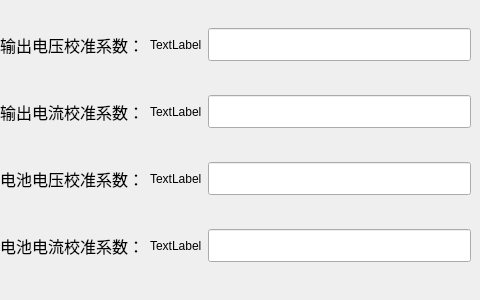
        <widget class="QWidget" name="page_1_4">
         <widget class="QWidget" name="widget_1_4" native="true">
          <property name="geometry">
           <rect>
            <x>0</x>
            <y>0</y>
            <width>471</width>
            <height>291</height>
           </rect>
          </property>
          <layout class="QGridLayout" name="gridLayout_2">
           <item row="0" column="0">
            <widget class="QLabel" name="label_16">
             <property name="font">
              <font>
               <pointsize>12</pointsize>
              </font>
             </property>
             <property name="text">
              <string>输出电压校准系数：</string>
             </property>
            </widget>
           </item>
           <item row="0" column="1">
            <widget class="QLabel" name="Oupt_Vol_Calibration">
             <property name="text">
              <string>TextLabel</string>
             </property>
            </widget>
           </item>
           <item row="0" column="2">
            <widget class="QLineEdit" name="Oupt_Vol_Calibration_Factor">
             <property name="font">
              <font>
               <pointsize>16</pointsize>
              </font>
             </property>
             <property name="focusPolicy">
              <enum>Qt::NoFocus</enum>
             </property>
             <property name="alignment">
              <set>Qt::AlignCenter</set>
             </property>
            </widget>
           </item>
           <item row="1" column="0">
            <widget class="QLabel" name="label_27">
             <property name="enabled">
              <bool>true</bool>
             </property>
             <property name="font">
              <font>
               <pointsize>12</pointsize>
              </font>
             </property>
             <property name="text">
              <string>输出电流校准系数：</string>
             </property>
            </widget>
           </item>
           <item row="1" column="1">
            <widget class="QLabel" name="Oupt_Curr_Calibration">
             <property name="text">
              <string>TextLabel</string>
             </property>
            </widget>
           </item>
           <item row="1" column="2">
            <widget class="QLineEdit" name="Oupt_Curr_Calibration_Factor">
             <property name="font">
              <font>
               <pointsize>16</pointsize>
              </font>
             </property>
             <property name="focusPolicy">
              <enum>Qt::NoFocus</enum>
             </property>
             <property name="alignment">
              <set>Qt::AlignCenter</set>
             </property>
            </widget>
           </item>
           <item row="2" column="0">
            <widget class="QLabel" name="label_8">
             <property name="font">
              <font>
               <pointsize>12</pointsize>
              </font>
             </property>
             <property name="text">
              <string>电池电压校准系数：</string>
             </property>
            </widget>
           </item>
           <item row="2" column="1">
            <widget class="QLabel" name="Batt_Vol_Calibration_Factor_2">
             <property name="text">
              <string>TextLabel</string>
             </property>
            </widget>
           </item>
           <item row="2" column="2">
            <widget class="QLineEdit" name="Batt_Vol_Calibration_Factor">
             <property name="font">
              <font>
               <pointsize>16</pointsize>
              </font>
             </property>
             <property name="focusPolicy">
              <enum>Qt::NoFocus</enum>
             </property>
             <property name="alignment">
              <set>Qt::AlignCenter</set>
             </property>
            </widget>
           </item>
           <item row="3" column="0">
            <widget class="QLabel" name="label_18">
             <property name="font">
              <font>
               <pointsize>12</pointsize>
              </font>
             </property>
             <property name="text">
              <string>电池电流校准系数：</string>
             </property>
            </widget>
           </item>
           <item row="3" column="1">
            <widget class="QLabel" name="Batt_Curr_Calibration_Factor_2">
             <property name="text">
              <string>TextLabel</string>
             </property>
            </widget>
           </item>
           <item row="3" column="2">
            <widget class="QLineEdit" name="Batt_Curr_Calibration_Factor">
             <property name="font">
              <font>
               <pointsize>16</pointsize>
              </font>
             </property>
             <property name="focusPolicy">
              <enum>Qt::NoFocus</enum>
             </property>
             <property name="alignment">
              <set>Qt::AlignCenter</set>
             </property>
            </widget>
           </item>
          </layout>
         </widget>
        </widget>
